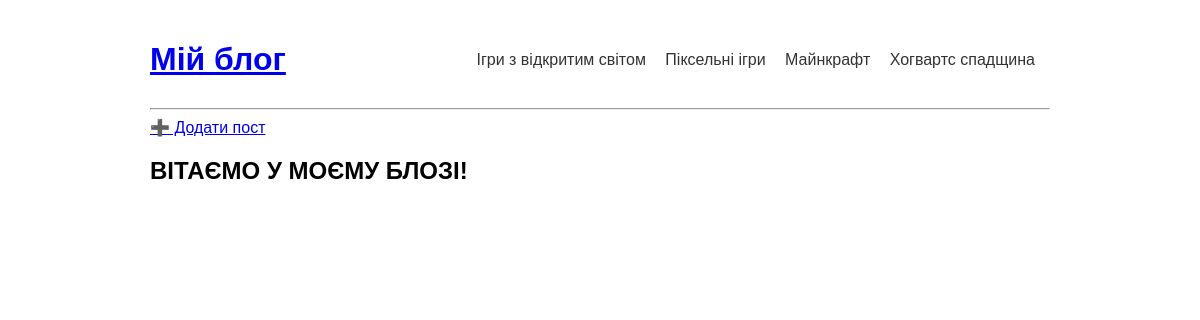
The page / on the database its author committed.
### tables this page shows
CREATE TABLE sections (
        id INTEGER PRIMARY KEY AUTOINCREMENT,
        name TEXT UNIQUE NOT NULL,
        slug TEXT UNIQUE NOT NULL
        );

### mine.py (the view)
@app.route("/")
def index():
    sections = get_blog_sections()
    return render_template("index.html", sections=sections)

### db.py (called while the page is built)
def get_db():
    conn = sqlite3.connect(DB_NAME)
    conn.row_factory = sqlite3.Row
    return conn

def get_blog_sections():
    with get_db() as db:
        sections = db.execute("SELECT * FROM sections").fetchall()
        return sections

### templates/index.html (shortened to what this page needs)
{% extends "base.html" %}
{% block content %}
<h2>ВІТАЄМО У МОЄМУ БЛОЗІ!</h2>
{% endblock %}

### templates/base.html (shortened to what this page needs)
<!DOCTYPE html>
<html lang="uk">
<head>
    <link rel="stylesheet" href="{{ url_for('static', filename='css/style.css') }}">
</head>
<body>
<header>
    <h1><a href="{{ url_for('index') }}">Мій блог</a></h1>
    <header>
        <nav>
              <div>
                {% for section in sections %}
                        <a href="{{ url_for('section_page', section_slug=section.slug) }}">
                            {{ section.name }}
                        </a>
                {% else %}
                    Розділів поки немає
                  {% endfor %}
              </div>
        </nav>
    </header>
</header>
<hr>
<a href="{{ url_for('add_post') }}">➕ Додати пост</a>
{% block content %}{% endblock %}
</body>
</html>

### static/css/style.css (style rules this page uses)
body { font-family: Arial,sans-serif; max-width: 900px; margin: auto; padding: 20px; }
header { display: flex; justify-content: space-between; align-items: center; }
nav a { margin-right: 15px; text-decoration: none; color: #333; }

### rows shown on the page
sections: name "Ігри з відкритим світом"
sections: name "Піксельні ігри"
sections: name "Майнкрафт"
sections: name "Хогвартс спадщина"
